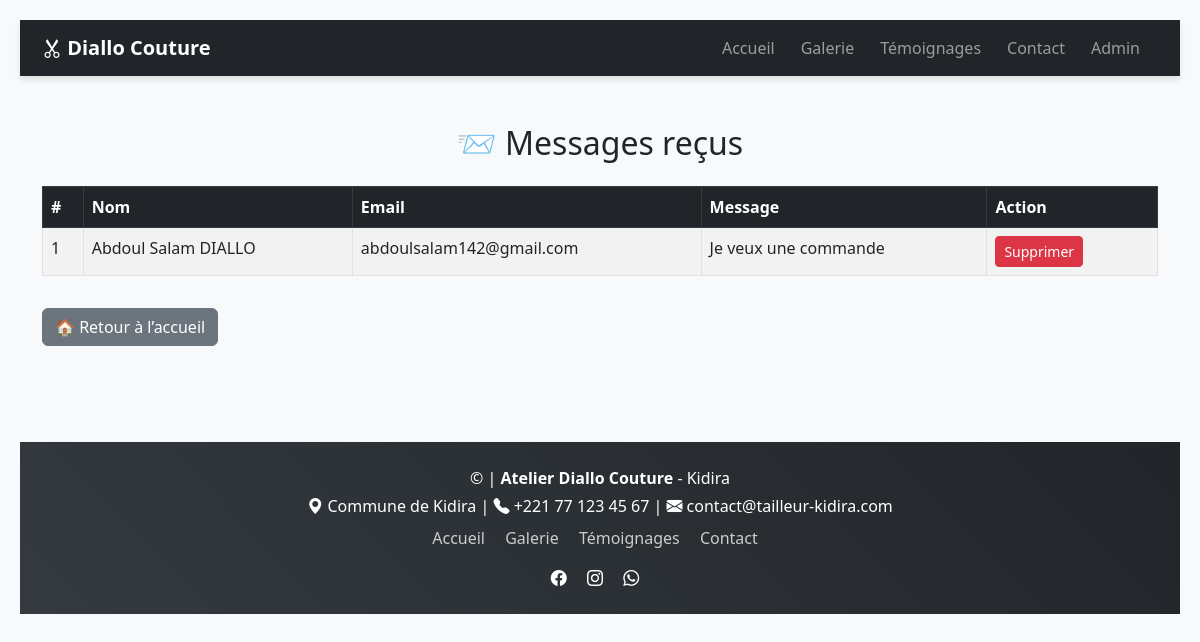
The page /admin/messages on the database its author committed.
### tables this page shows
CREATE TABLE messages (
    id INTEGER PRIMARY KEY AUTOINCREMENT,
    nom TEXT,
    email TEXT,
    message TEXT
);

### app.py (the view)
@app.route('/admin/messages')
def admin_messages():
    conn = get_db_connection()
    messages = conn.execute("SELECT * FROM messages ORDER BY id DESC").fetchall()
    conn.close()
    return render_template('admin_messages.html', messages=messages)

### app.py (called while the page is built)
def get_db_connection():
    conn = sqlite3.connect('tailleur.db')
    conn.row_factory = sqlite3.Row
    return conn

### templates/admin_messages.html (shortened to what this page needs)
{% extends 'base.html' %}
{% block content %}
<h2 class="text-center mb-4">📨 Messages reçus</h2>
{% if messages %}
  <table class="table table-bordered table-striped">
    <thead class="table-dark">
      <tr>
        <th>#</th>
        <th>Nom</th>
        <th>Email</th>
        <th>Message</th>
        <th>Action</th>
      </tr>
    </thead>
    <tbody>
      {% for m in messages %}
      <tr>
        <td>{{ m['id'] }}</td>
        <td>{{ m['nom'] }}</td>
        <td>{{ m['email'] }}</td>
        <td>{{ m['message'] }}</td>
        <td>
          <a href="{{ url_for('supprimer_message', id=m['id']) }}"
             class="btn btn-sm btn-danger"
             onclick="return confirm('Supprimer ce message ?')">
             Supprimer
          </a>
        </td>
      </tr>
      {% endfor %}
    </tbody>
  </table>
{% else %}
  <p class="text-muted">Aucun message reçu pour le moment.</p>
{% endif %}
<a href="/" class="btn btn-secondary mt-3">🏠 Retour à l’accueil</a>
{% endblock %}

### static/style.css (style rules this page uses)
body { font-family: Arial, sans-serif; margin: 20px; }
a { margin-right: 10px; }

### templates/base.html (style rules this page uses)
body { font-family: 'Segoe UI', sans-serif; background-color: #f8f9fa; }

### rows shown on the page
messages: id "1", nom "Abdoul Salam DIALLO", email "abdoulsalam142@gmail.com", message "Je veux une commande"
